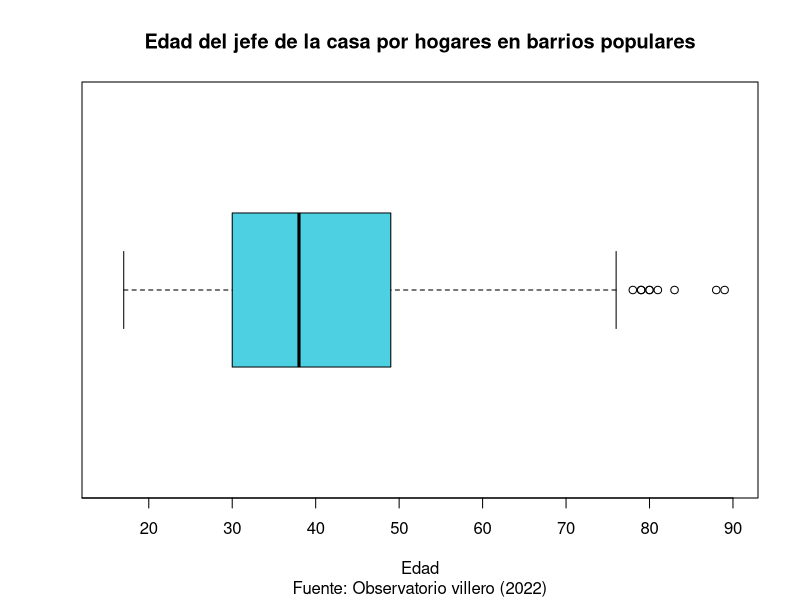

Write R code to recreate this figure.
install.packages("readxl")
# Alternatively, install just ggplot2:
install.packages("tidyverse")

library(readxl)
library(ggplot2)

# URL
df = read_excel("Datos_LP.xlsx", sheet = "FILTRO");
summary(df);
# N = 4;

#Variables de la seccion 1

# Grafico cantidad de integrantes
data=data.frame(value=df$`Edad jefe/a del hogar`)
boxplot(data,
        main = strsplit(c("Edad del jefe de la casa por hogares en barrios populares"), split = ";"),
        xlab = "Edad",
        ylim = c(15, 90),
        col = "#4dd0e1",
        horizontal = TRUE,
        sub= "Fuente: Observatorio villero (2022)",
        xaxp = c(10, 90, 8))
